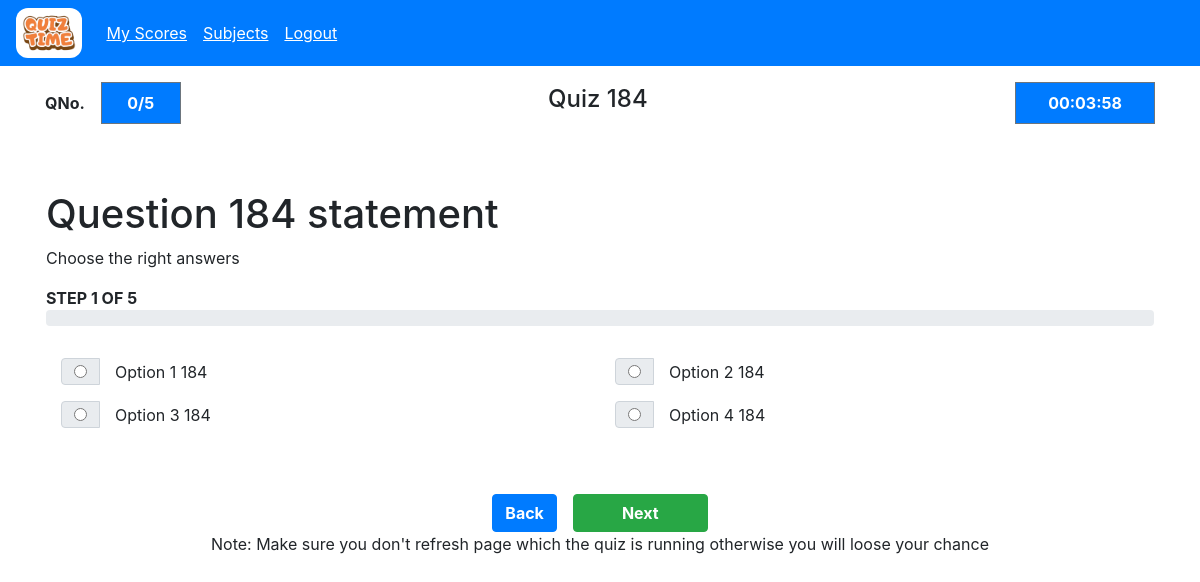
/user/quiz/start?quiz_id=d3d2f129-ed78-4f71-8499-79071b6c35f4 (signed in), run on the app's committed database.
### models/model.py (models this page shows)
class Quiz(db.Model):
    __tablename__='quiz'
    id=db.Column(db.VARCHAR(100), primary_key=True)
    quiz_title=db.Column(db.VARCHAR(100), nullable=False)
    chapter_id=db.Column(db.VARCHAR(100), db.ForeignKey('chapters.id'), nullable=False)
    date_of_quiz=db.Column(db.DATE, nullable=False)
    time_duration_hr=db.Column(db.Integer, nullable=False)
    time_duration_min=db.Column(db.Integer, nullable=False)
    remarks=db.Column(db.VARCHAR(100), nullable=False)
    created_at=db.Column(db.TIMESTAMP, nullable=False)
    updated_at=db.Column(db.TIMESTAMP, nullable=False)
    is_active=db.Column(db.Boolean, default=True, nullable=False)
    total_marks=db.Column(db.Integer, nullable=False)

class Questions(db.Model):
    __tablename__='questions'
    id=db.Column(db.VARCHAR(100), primary_key=True)
    quiz_id=db.Column(db.VARCHAR(100), db.ForeignKey('quiz.id'), nullable=False)
    question_title=db.Column(db.VARCHAR(100),nullable=False)
    question_statement=db.Column(db.VARCHAR(100), nullable=False)
    option_1=db.Column(db.VARCHAR(100), nullable=False)
    option_2=db.Column(db.VARCHAR(100), nullable=False)
    option_3=db.Column(db.VARCHAR(100), nullable=False)
    option_4=db.Column(db.VARCHAR(100), nullable=False)
    created_at = db.Column(db.TIMESTAMP, nullable=False)
    updated_at = db.Column(db.TIMESTAMP, nullable=False)
    correct_option=db.Column(db.Integer, nullable=False)
    marks=db.Column(db.Integer, nullable=False)

### controllers/users/user.py (the view)
@user.route("/quiz/start")
@login_required
@role_required("user")
def start_quiz():
    try:
        quiz_id = request.args.get("quiz_id", "")
        if not quiz_id:
            raise ValueError("quiz_id is required")
        quiz = Quiz.query.filter_by(id=quiz_id).first()
        if not quiz:
            return flash_and_redirect("Quiz not found", "danger", url_for("user.user_quizzes", skip=0, take=25))
        all_questions = Questions.query.filter_by(quiz_id=quiz.id).all()
        total_rows = len(all_questions)
        session["quiz_progress"] = {
            "quiz_id": quiz.id,
            "current_question": 0,
            "answers": {}
        }
        return render_template("user/start_quiz.html", paper_state=session["quiz_progress"], total_rows=total_rows, quiz=quiz, rows=all_questions)
    except Exception as e:
        return flash_and_redirect(str(e), "danger", url_for("user.user_quizzes", skip=0, take=25))

### app.py (called while the page is built)
    @login_manager.user_loader
    def load_user(user_id):
        return User.query.get(user_id)

### controllers/decorator.py (called while the page is built)
def role_required(role):
    def decorator(func):
        @wraps(func)
        def wrapper(*args, **kwargs):
            if not current_user.is_authenticated:
                return redirect(url_for("auth.login"))
            if current_user.user_type != role and session.get("user_type") != role:
                if current_user.user_type == "admin":
                    return redirect(url_for("admin.admin_home"))
                return redirect(url_for("user.user_home"))
            return func(*args, **kwargs)
        return wrapper
    return decorator

### templates/user/start_quiz.html (shortened to what this page needs)
{% extends "base.html" %} {% block title %}Score Page{% endblock %} {% block
content %} {% include "user/user_wrapper.html" %}
<section class="p-3 d-flex flex-column align-items-center min-vh-100">
  <div class="container d-flex align-items-center justify-content-between">
    <div class="d-flex align-items-center">
      <p class="font-weight-bold m-0 mr-3">QNo.</p>
      <div
        style="width: 80px"
        class="bg-primary text-center p-2 d-flex justify-content-center align-items-center border border-secondary"
      >
        <span class="font-weight-bold text-white"
          >{{ paper_state.current_question }}/{{ total_rows }}</span
        >
      </div>
    </div>
    <div>
      <h4 id="title">{{ quiz.quiz_title }}</h4>
    </div>
    <div>
      <div
        style="width: 140px"
        class="bg-primary text-center p-2 d-flex justify-content-center align-items-center border border-secondary"
      >
        <span id="timer" class="font-weight-bold text-white"
          >{{ quiz.time_duration_hr }}:{{ quiz.time_duration_min }}:00</span
        >
      </div>
    </div>
  </div>
  {% if (total_rows|int) - (paper_state.current_question|int) == 1 %} {% set
  form_action = "/user/quiz/evaluate?quiz_id=" + quiz.id|string +
  "&question_id=" + rows[(paper_state.current_question|int)].id|string %} {%
  else %} {% set form_action = "/user/quiz/answer?quiz_id=" + quiz.id|string +
  "&question_id=" + rows[(paper_state.current_question|int)].id|string %} {%
  endif %}
  <form
    action="{{ form_action }}"
    method="post"
    class="container p-3"
    style="margin-top: 50px"
    id="answer-form"
  >
    <div>
      <h1>{{ rows[(paper_state.current_question|int)].question_statement }}</h1>
      <span>Choose the right answers</span>
      <p class="mt-3 mb-0 font-weight-bold">
        STEP {{ (paper_state.current_question|int)+1 }} OF {{ total_rows }}
      </p>
      <div class="progress mb-3">
      </div>
      <div class="container">
        <div class="row">
          <div class="col-sm input-group d-flex mt-3 align-items-center">
            <div class="input-group-prepend">
              <div class="input-group-text">
                <input type="radio" name="answer" value="1"  aria-label="Radio button for
                following text input" />
              </div>
            </div>
            <p class="m-0 ml-3">
              {{ rows[(paper_state.current_question|int)].option_1 }}
            </p>
          </div>
          <div class="col-sm input-group d-flex mt-3 align-items-center">
            <div class="input-group-prepend">
              <div class="input-group-text">
                <input type="radio" name="answer" value="2"  aria-label="Radio button for
                following text input" />
              </div>
            </div>
            <p class="m-0 ml-3">
              {{ rows[(paper_state.current_question|int)].option_2 }}
            </p>
          </div>
        </div>
        <div class="row">
          <div class="col-sm input-group d-flex mt-3 align-items-center">
            <div class="input-group-prepend">
              <div class="input-group-text">
                <input type="radio" name="answer" value="3"  aria-label="Radio button for
                following text input" />
              </div>
            </div>
            <p class="m-0 ml-3">
              {{ rows[(paper_state.current_question|int)].option_3 }}
            </p>
          </div>
          <div class="col-sm input-group d-flex mt-3 align-items-center">
            <div class="input-group-prepend">
              <div class="input-group-text">
                <input type="radio" value="4"  name="answer" aria-label="Radio
                button for following text input" />
              </div>
            </div>
            <p class="m-0 ml-3">
              {{ rows[(paper_state.current_question|int)].option_4 }}
            </p>
          </div>
        </div>
      </div>
    </div>
  </form>
  <form
    action="/user/quiz/go-back?quiz_id={{ quiz.id }}&question_id={{ rows[(paper_state.current_question|int)].id }}"
    method="post"
    id="back-form"
  >
    <div
      class="container d-flex justify-content-center align-items-center"
      style="margin-top: 50px"
    >
      <button type="submit" class="mr-3 btn btn-primary font-weight-bold">
        Back
      </button>
      <button
        type="button"
        onclick="document.getElementById('answer-form').submit();"
        class="btn btn-success font-weight-bold px-5"
      >
        {{ "Submit" if (total_rows|int)-paper_state.current_question == 1 else
        "Next" }}
      </button>
    </div>
    <span
      >Note: Make sure you don't refresh page which the quiz is running
      otherwise you will loose your chance</span
    >
  </form>
</section>
{% endblock %}

### static/css/style.css (style rules this page uses)
#title { display: block; }

### data on the page
Quiz: quiz_title "Quiz 184"
Questions: question_statement "Question 184 statement", option_1 "Option 1 184", option_2 "Option 2 184", option_3 "Option 3 184", option_4 "Option 4 184"

### other printed values
{{ paper_state.current_question }} "0"
{{ total_rows }} "5"
{{ (paper_state.current_question|int)+1 }} "1"
